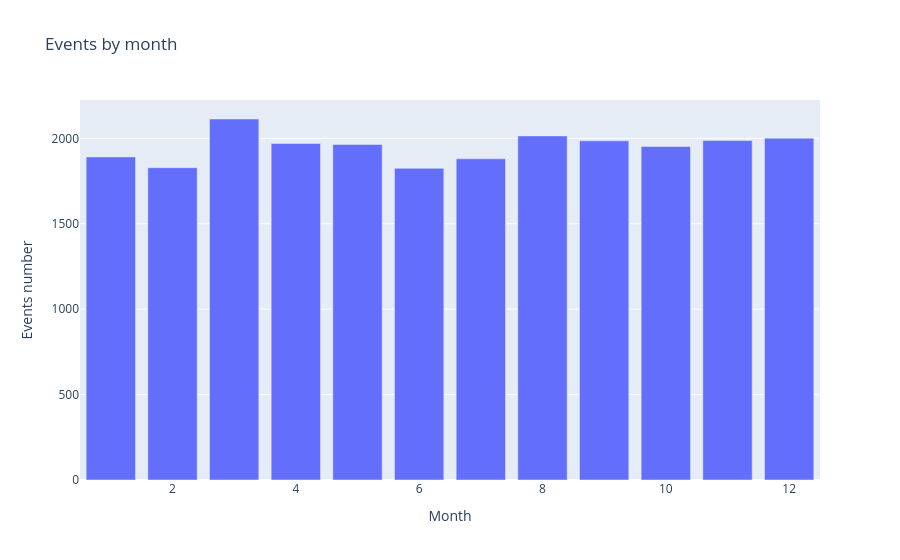

Notebook cell for this chart:
### Code cell
fig = go.Figure(
    data = go.Bar(
        x = df_monthly_count["Month"],
        y = df_monthly_count["count"]
    ),
    layout = go.Layout(
        title = "Events by month",
        xaxis = dict(title="Month"),
        yaxis =dict(title="Events number")
    )
)
fig.show()

### Figure 1 — Plotly figure (JSON) as saved in the notebook; plotly's stock layout.template omitted (floating-point values rounded to 4 significant figures)
{"data": [{"type": "bar", "x": [1, 2, 3, 4, 5, 6, 7, 8, 9, 10, 11, 12], "y": [1891, 1828, 2113, 1970, 1964, 1824, 1880, 2014, 1985, 1952, 1987, 2001]}], "layout": {"title": {"text": "Events by month"}, "xaxis": {"title": {"text": "Month"}}, "yaxis": {"title": {"text": "Events number"}}}}
